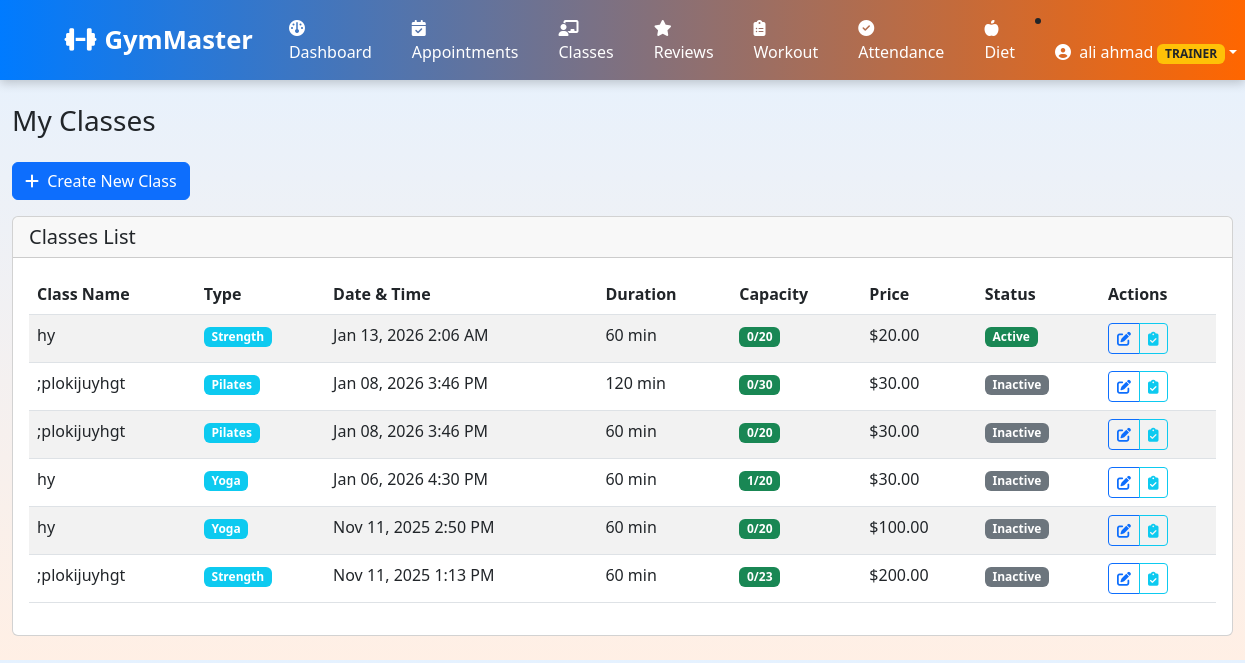
Screenshot of /classes_list.php (signed in) with the database file from the repository.
### tables this page shows
CREATE TABLE `fitness_classes` (
  `class_id` int(11) NOT NULL,
  `trainer_id` int(11) NOT NULL,
  `class_name` varchar(100) NOT NULL,
  `class_description` text DEFAULT NULL,
  `class_type` enum('yoga','cardio','strength','hiit','pilates','dance','other') DEFAULT NULL,
  `class_date` datetime NOT NULL,
  `duration_minutes` int(11) NOT NULL,
  `max_participants` int(11) DEFAULT NULL,
  `current_participants` int(11) DEFAULT 0,
  `price` decimal(8,2) DEFAULT 0.00,
  `is_active` tinyint(1) DEFAULT 1,
  `created_at` datetime DEFAULT current_timestamp(),
  `updated_at` datetime DEFAULT current_timestamp() ON UPDATE current_timestamp()
);

### classes_list.php (the view, shortened to what this page needs)
<?php
include 'config.php';
include 'nav.php';
$trainer_id = $_SESSION['user_id'];
$trainer_info = $conn->query("SELECT trainer_id FROM Trainers WHERE user_id = $trainer_id")->fetch_assoc();
$actual_trainer_id = $trainer_info['trainer_id'];
$conn->query("
    UPDATE Fitness_Classes
    SET is_active = 0
    WHERE trainer_id = $actual_trainer_id
    AND is_active = 1
    AND DATE_ADD(class_date, INTERVAL duration_minutes MINUTE) < NOW()
");
$my_classes = $conn->query("
    SELECT * FROM Fitness_Classes
    WHERE trainer_id = $actual_trainer_id
    ORDER BY class_date DESC
");
?>
<!DOCTYPE html>
<html lang="en">
<head>
    <link href="https://cdn.jsdelivr.net/npm/bootstrap@5.3.0/dist/css/bootstrap.min.css" rel="stylesheet">
    <link rel="stylesheet" href="https://cdnjs.cloudflare.com/ajax/libs/font-awesome/6.4.0/css/all.min.css">
</head>
<body>
    <div class="container-fluid py-4">
        <div class="row">
            <div class="col-12">
                <h1 class="h3 mb-4">My Classes</h1>
                <a href="create_class.php" class="btn btn-primary mb-3">
                    <i class="fas fa-plus me-1"></i> Create New Class
                </a>
                <div class="card">
                    <div class="card-header">
                        <h5 class="card-title mb-0">Classes List</h5>
                    </div>
                    <div class="card-body">
                        <?php if ($my_classes->num_rows > 0): ?>
                            <div class="table-responsive">
                                <table class="table table-striped">
                                    <thead>
                                        <tr>
                                            <th>Class Name</th>
                                            <th>Type</th>
                                            <th>Date & Time</th>
                                            <th>Duration</th>
                                            <th>Capacity</th>
                                            <th>Price</th>
                                            <th>Status</th>
                                            <th>Actions</th>
                                        </tr>
                                    </thead>
                                    <tbody>
                                        <?php while ($class = $my_classes->fetch_assoc()):
                                            $participants_count = $conn->query("SELECT COUNT(*) as count FROM Class_Bookings WHERE class_id = {$class['class_id']} AND status = 'confirmed'")->fetch_assoc()['count'];
                                        ?>
                                        <tr>
                                            <td><?php echo htmlspecialchars($class['class_name']); ?></td>
                                            <td>
                                                <span class="badge bg-info text-capitalize">
                                                    <?php echo $class['class_type']; ?>
                                                </span>
                                            </td>
                                            <td><?php echo date('M d, Y g:i A', strtotime($class['class_date'])); ?></td>
                                            <td><?php echo $class['duration_minutes']; ?> min</td>
                                            <td>
                                                <span class="badge bg-<?php echo $participants_count < $class['max_participants'] ? 'success' : 'danger'; ?>">
                                                    <?php echo $participants_count; ?>/<?php echo $class['max_participants']; ?>
                                                </span>
                                            </td>
                                            <td>
                                                <?php if ($class['price'] > 0): ?>
                                                    $<?php echo number_format($class['price'], 2); ?>
                                                <?php else: ?>
                                                    <span class="badge bg-success">Free</span>
                                                <?php endif; ?>
                                            </td>
                                            <td>
                                                <?php if ($class['is_active']): ?>
                                                    <span class="badge bg-success">Active</span>
                                                <?php else: ?>
                                                    <span class="badge bg-secondary">Inactive</span>
                                                <?php endif; ?>
                                            </td>
                                            <td>
                                                <div class="btn-group btn-group-sm">
                                                    <a href="update_class.php?class_id=<?php echo $class['class_id']; ?>" class="btn btn-outline-primary">
                                                        <i class="fas fa-edit"></i>
                                                    </a>
                                                    <a href="attendance.php?class_id=<?php echo $class['class_id']; ?>" class="btn btn-outline-info">
                                                        <i class="fas fa-clipboard-check"></i>
                                                    </a>
                                                </div>
                                            </td>
                                        </tr>
                                        <?php endwhile; ?>
                                    </tbody>
                                </table>
                            </div>
                        <?php else: ?>
                            <p class="text-muted">You haven't created any classes yet.</p>
                        <?php endif; ?>
                    </div>
                </div>
            </div>
        </div>
    </div>
</body>
</html>

### nav.php (style rules this page uses)
:root { --gradient-nav: linear-gradient(90deg,#007bff,#ff6600); --light-gradient: linear-gradient(180deg,#007bff1a,#ff66001a); }
body { font-family:'Poppins',sans-serif; background:var(--light-gradient); }
.badge { font-size:.65rem; }

### rows the page displays
fitness_classes: class_name "hy", class_type "Strength", class_date "Jan 13, 2026 2:06 AM", duration_minutes "60", participants_count "0", max_participants "20", price "20.00", is_active "Active"
fitness_classes: class_name ";plokijuyhgt", class_type "Pilates", class_date "Jan 08, 2026 3:46 PM", duration_minutes "120", participants_count "0", max_participants "30", price "30.00", is_active "Inactive"
fitness_classes: class_name ";plokijuyhgt", class_type "Pilates", class_date "Jan 08, 2026 3:46 PM", duration_minutes "60", participants_count "0", max_participants "20", price "30.00", is_active "Inactive"
fitness_classes: class_name "hy", class_type "Yoga", class_date "Jan 06, 2026 4:30 PM", duration_minutes "60", participants_count "1", max_participants "20", price "30.00", is_active "Inactive"
fitness_classes: class_name "hy", class_type "Yoga", class_date "Nov 11, 2025 2:50 PM", duration_minutes "60", participants_count "0", max_participants "20", price "100.00", is_active "Inactive"
fitness_classes: class_name ";plokijuyhgt", class_type "Strength", class_date "Nov 11, 2025 1:13 PM", duration_minutes "60", participants_count "0", max_participants "23", price "200.00", is_active "Inactive"

### other values shown
$_SESSION['full_name'] "ali ahmad"
